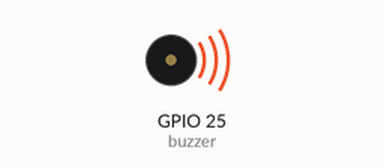
Bench run of a sketch on a simulated ESP32. On the bench: buzzer (waves = sounding). What the sketch prints to the serial monitor is not drawn.

Above: at 0.2 s.
At 14.5 s:
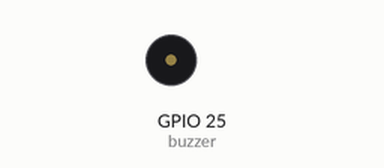
Timing chart, 0 to 15.6 s (numbered marks = the images above):
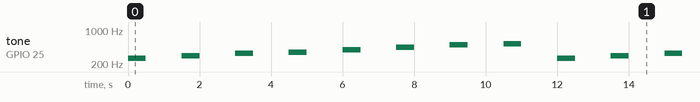

The sketch:

sketch.ino
```cpp
int melody[] = {262, 294, 330, 349, 392, 440, 494, 523};
int durasi = 500;

void setup() {
  // put your setup code here, to run once:
  Serial.begin(115200);
  Serial.println("Hello, ESP32!");
  pinMode(25, OUTPUT);
}

void loop() {
  // put your main code here, to run repeatedly:
  for(int i = 0; i < 8; i++ ){
    tone(25, melody[i], durasi);
    delay(durasi);
    noTone(25);
    delay(1000);
  }
}

// https://wokwi.com/projects/466058081030695937
```

Measured:
- by itself, tone on GPIO 25 (buzzer): repeats every 12.0 s: silent 1.0 s, 294 Hz 0.50 s, silent 1.0 s, 330 Hz 0.50 s, silent 1.0 s, 349 Hz 0.50 s, silent 1.0 s, 392 Hz 0.50 s, silent 1.0 s, 440 Hz 0.50 s, silent 1.0 s, 494 Hz 0.50 s, silent 1.0 s, 523 Hz 0.50 s, silent 1.0 s, 262 Hz 0.50 s
